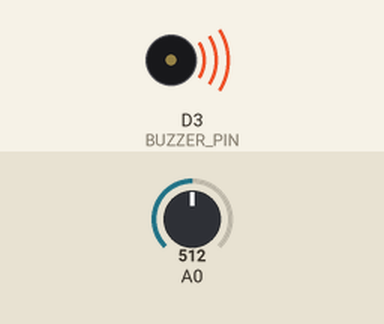
Simulated run of this sketch. Board: ESP8266 (NodeMCU). On the bench: buzzer (waves = sounding). The test bench sets the inputs (shaded band); at power-on: A0 = 512 (analog values on the 0–1023 scale). What the sketch prints to the serial monitor is not drawn.

Above: at 0.1 s.
Timing chart, 0 to 1.6 s (numbered marks = the images above):
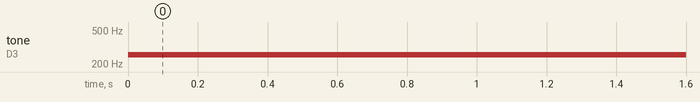

Measured:
- by itself, tone on D3 (BUZZER_PIN): silent → 258 Hz at 0.00 s

The sketch:

ldr_piezo_theremin.ino
```cpp
const int LDR_PIN = D1;
const int BUZZER_PIN = D3;

void setup() {
  Serial.begin(115200);
  analogReadResolution(12);
}

void loop() {
  int light = analogRead(LDR_PIN);
  int pitch = map(light, 2000, 3500, 200, 2000);   // frequency in hertz
  int constrainedPitch constrain(pitch,200,2000);
  if(constrainedPitch < 1800) {
    tone(BUZZER_PIN, constrainedPitch);
  }
  else {
    noTone(BUZZER_PIN);
  }
  Serial.print(light);
  Serial.print(", ");
  Serial.println(constrainedPitch);
  delay(20);
}
```
